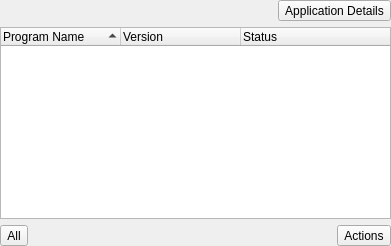
          <widget class="QWidget" name="page_install_list">
           <layout class="QVBoxLayout" name="verticalLayout_21">
            <property name="margin">
             <number>0</number>
            </property>
            <item>
             <layout class="QHBoxLayout" name="horizontalLayout_11">
              <item>
               <spacer name="horizontalSpacer_2">
                <property name="orientation">
                 <enum>Qt::Horizontal</enum>
                </property>
                <property name="sizeHint" stdset="0">
                 <size>
                  <width>278</width>
                  <height>20</height>
                 </size>
                </property>
               </spacer>
              </item>
              <item>
               <widget class="QToolButton" name="tool_install_details">
                <property name="text">
                 <string>Application Details</string>
                </property>
                <property name="icon">
                 <iconset resource="SoftwareManager.qrc">
                  <normaloff>:/icons/go-next.png</normaloff>:/icons/go-next.png</iconset>
                </property>
                <property name="toolButtonStyle">
                 <enum>Qt::ToolButtonTextBesideIcon</enum>
                </property>
               </widget>
              </item>
             </layout>
            </item>
            <item>
             <widget class="QTreeWidget" name="tree_install_apps">
              <property name="iconSize">
               <size>
                <width>16</width>
                <height>16</height>
               </size>
              </property>
              <property name="indentation">
               <number>0</number>
              </property>
              <property name="sortingEnabled">
               <bool>true</bool>
              </property>
              <attribute name="headerCascadingSectionResizes">
               <bool>true</bool>
              </attribute>
              <attribute name="headerDefaultSectionSize">
               <number>120</number>
              </attribute>
              <column>
               <property name="text">
                <string>Program Name</string>
               </property>
              </column>
              <column>
               <property name="text">
                <string>Version</string>
               </property>
              </column>
              <column>
               <property name="text">
                <string>Status</string>
               </property>
              </column>
             </widget>
            </item>
            <item>
             <layout class="QHBoxLayout" name="horizontalLayout">
              <item>
               <widget class="QToolButton" name="tool_install_toggleall">
                <property name="statusTip">
                 <string>Check/Uncheck all applications</string>
                </property>
                <property name="text">
                 <string>All</string>
                </property>
                <property name="icon">
                 <iconset resource="SoftwareManager.qrc">
                  <normaloff>:/icons/dialog-ok.png</normaloff>:/icons/dialog-ok.png</iconset>
                </property>
                <property name="toolButtonStyle">
                 <enum>Qt::ToolButtonTextBesideIcon</enum>
                </property>
               </widget>
              </item>
              <item>
               <spacer name="horizontalSpacer">
                <property name="orientation">
                 <enum>Qt::Horizontal</enum>
                </property>
                <property name="sizeHint" stdset="0">
                 <size>
                  <width>40</width>
                  <height>20</height>
                 </size>
                </property>
               </spacer>
              </item>
              <item>
               <widget class="QToolButton" name="tool_install_performaction">
                <property name="statusTip">
                 <string>Perform actions on checked applications</string>
                </property>
                <property name="text">
                 <string>Actions</string>
                </property>
                <property name="icon">
                 <iconset resource="SoftwareManager.qrc">
                  <normaloff>:/icons/preferences-system.png</normaloff>:/icons/preferences-system.png</iconset>
                </property>
                <property name="toolButtonStyle">
                 <enum>Qt::ToolButtonTextBesideIcon</enum>
                </property>
                <property name="arrowType">
                 <enum>Qt::NoArrow</enum>
                </property>
               </widget>
              </item>
             </layout>
            </item>
           </layout>
          </widget>
